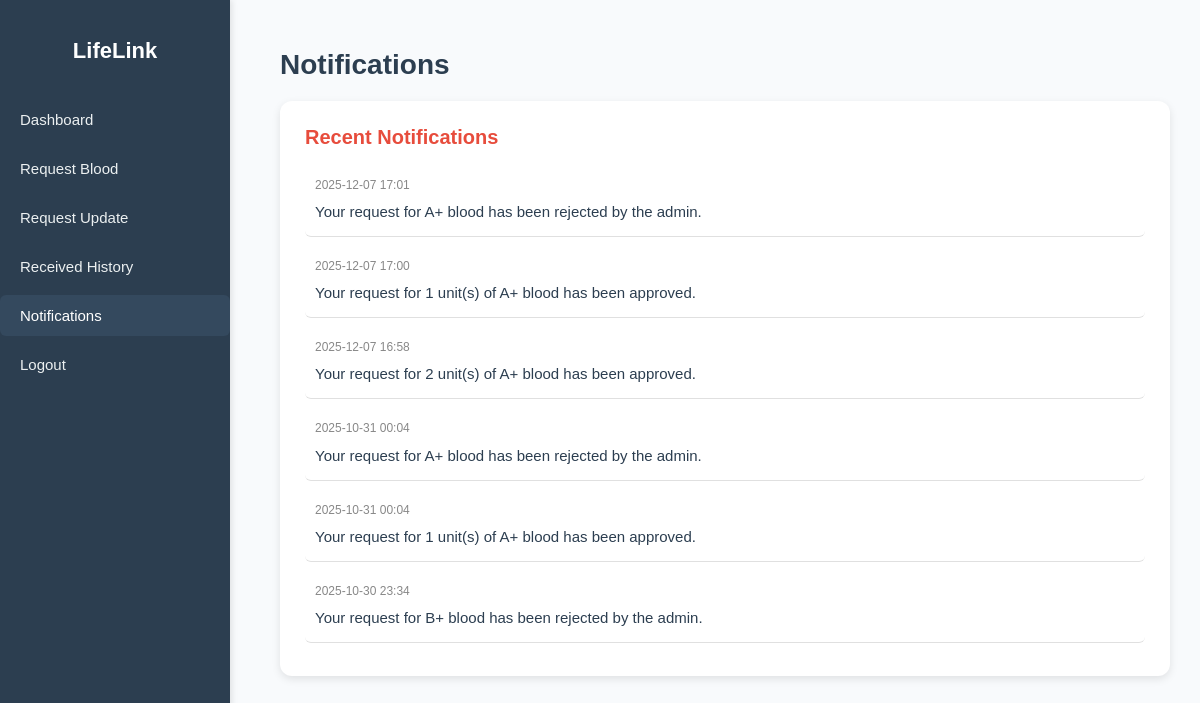
/patient_notification/ (signed in), run on an earlier commit of the app's database.
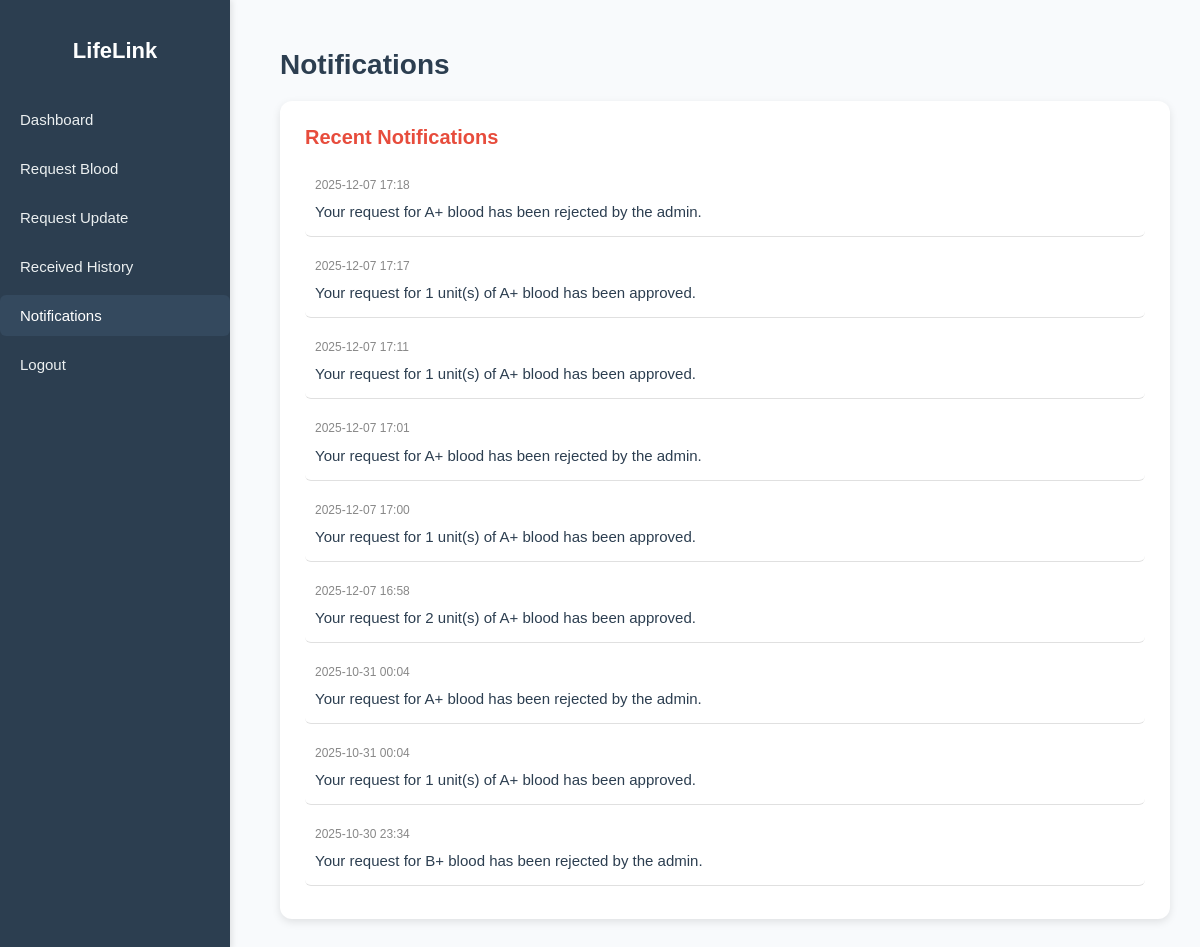
And on a later commit of the database.
### Blood_Bank/models.py (models this page shows, shortened)
class Notification(models.Model):
    ROLE_CHOICES = [
        ('admin', 'Admin'),
        ('hospital', 'Hospital'),
        ('donor', 'Donor'),
        ('patient', 'Patient'),
    ]
    user = models.ForeignKey(User, on_delete=models.CASCADE)
    message = models.TextField()
    created_at = models.DateTimeField(auto_now_add=True)
    role = models.CharField(max_length=10, choices=ROLE_CHOICES, blank=True, null=True)
    is_read = models.BooleanField(default=False)

### Blood_Bank/views.py (the view)
# urls.py: path('patient_notification/',views.patient_notification,name='patient_notification'),
def patient_notification(request):
    patient = Patient.objects.filter(profile__user=request.user).first()
    if not patient:
        return render(request, 'patient_dashboard/patient_notification.html', {
            'notifications': [],
            'patient': None,
        })
    notifications = Notification.objects.filter(
        user=request.user,  # filter by logged-in user's notifications
        role='patient'
    ).order_by('-created_at')
    return render(request, 'patient_dashboard/patient_notification.html', {
        'notifications': notifications,
        'patient': patient,
    })

### Blood_Bank/templates/patient_dashboard/patient_notification.html (shortened to what this page needs)
{% load static %}
<!DOCTYPE html>
<html lang="en">
<head>
  <link rel="stylesheet" href="{% static 'css/patient_dashboard/patient_notification.css' %}">
</head>
<body>
  <div class="sidebar">
    <h2>LifeLink</h2>
    <ul>
      <li><a href="{% url 'patient_dashboard' %}">Dashboard</a></li>
      <li><a href="{% url 'request_blood' %}">Request Blood</a></li>
      <li><a href="{% url 'request_update' %}">Request Update</a></li>
      <li><a href="{% url 'received_history' %}">Received History</a></li>
      <li><a href="{% url 'patient_notification' %}" class="active">Notifications</a></li>
      <li><a href="{% url 'home' %}">Logout</a></li>
    </ul>
  </div>
  <div class="content">
    <h1>Notifications</h1>
    <div class="card">
      <h3>Recent Notifications</h3>
      {% if notifications %}
        <ul class="notification-list">
          {% for notification in notifications %}
            <li>
              <span class="notification-date">
                {{ notification.created_at|date:"Y-m-d H:i" }}
              </span>
              {{ notification.message }}
            </li>
          {% endfor %}
        </ul>
      {% else %}
        <p>No notifications available at the moment.</p>
      {% endif %}
    </div>
  </div>
</body>
</html>

What changed in the data, as far as the page shows it:
added Notification: created_at "2025-12-07 17:18", message "Your request for A+ blood has been rejected by the admin."
added Notification: created_at "2025-12-07 17:17", message "Your request for 1 unit(s) of A+ blood has been approved."
added Notification: created_at "2025-12-07 17:11", message "Your request for 1 unit(s) of A+ blood has been approved."
